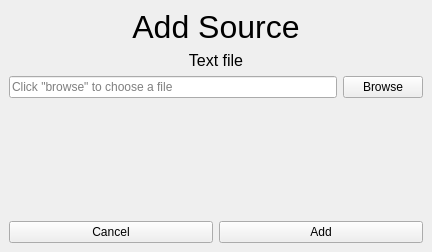
<?xml version="1.0" encoding="UTF-8"?>
<ui version="4.0">
 <class>MainWindow</class>
 <widget class="QMainWindow" name="MainWindow">
  <property name="geometry">
   <rect>
    <x>0</x>
    <y>0</y>
    <width>432</width>
    <height>252</height>
   </rect>
  </property>
  <property name="windowTitle">
   <string>Add Source</string>
  </property>
  <widget class="QWidget" name="centralwidget">
   <layout class="QVBoxLayout" name="verticalLayout">
    <item>
     <widget class="QLabel" name="label_3">
      <property name="sizePolicy">
       <sizepolicy hsizetype="Preferred" vsizetype="Preferred">
        <horstretch>0</horstretch>
        <verstretch>0</verstretch>
       </sizepolicy>
      </property>
      <property name="font">
       <font>
        <pointsize>24</pointsize>
       </font>
      </property>
      <property name="text">
       <string>Add Source</string>
      </property>
      <property name="textFormat">
       <enum>Qt::AutoText</enum>
      </property>
      <property name="scaledContents">
       <bool>true</bool>
      </property>
      <property name="alignment">
       <set>Qt::AlignHCenter|Qt::AlignTop</set>
      </property>
     </widget>
    </item>
    <item>
     <widget class="QLabel" name="label">
      <property name="font">
       <font>
        <pointsize>12</pointsize>
       </font>
      </property>
      <property name="text">
       <string>Text file</string>
      </property>
      <property name="alignment">
       <set>Qt::AlignCenter</set>
      </property>
     </widget>
    </item>
    <item>
     <layout class="QHBoxLayout" name="horizontalLayout">
      <property name="bottomMargin">
       <number>0</number>
      </property>
      <item>
       <widget class="QLineEdit" name="lineEdit">
        <property name="text">
         <string/>
        </property>
        <property name="readOnly">
         <bool>true</bool>
        </property>
        <property name="placeholderText">
         <string>Click &quot;browse&quot; to choose a file</string>
        </property>
       </widget>
      </item>
      <item>
       <widget class="QPushButton" name="pushButton_3">
        <property name="text">
         <string>Browse</string>
        </property>
       </widget>
      </item>
     </layout>
    </item>
    <item>
     <spacer name="verticalSpacer">
      <property name="orientation">
       <enum>Qt::Vertical</enum>
      </property>
      <property name="sizeHint" stdset="0">
       <size>
        <width>20</width>
        <height>77</height>
       </size>
      </property>
     </spacer>
    </item>
    <item>
     <layout class="QHBoxLayout" name="horizontalLayout_4">
      <item>
       <widget class="QPushButton" name="pushButton">
        <property name="text">
         <string>Cancel</string>
        </property>
        <property name="icon">
         <iconset theme="cancel">
          <normaloff>../../../../../../</normaloff>../../../../../../</iconset>
        </property>
       </widget>
      </item>
      <item>
       <widget class="QPushButton" name="pushButton_2">
        <property name="text">
         <string>Add</string>
        </property>
        <property name="icon">
         <iconset theme="add">
          <normaloff>../../../../../../</normaloff>../../../../../../</iconset>
        </property>
       </widget>
      </item>
     </layout>
    </item>
   </layout>
  </widget>
 </widget>
 <resources/>
 <connections/>
</ui>
